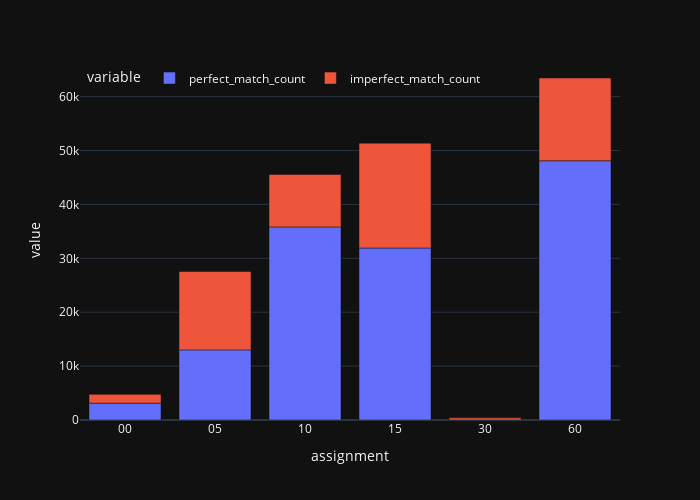

Notebook code cell kept with this figure:
### Code cell
import seaborn as sea
import matplotlib.pyplot as plt
import plotly.express as px
import plotly.graph_objects as go
fig = px.bar(grouped_df, x='assignment',
             y=['perfect_match_count',
                'imperfect_match_count',
                ])
fig.update_layout(height=500, width=700)
fig.update_layout(legend=dict(
    orientation='h',
    yanchor="top",
    y=0.99,
    xanchor="left",
    x=0.01
))
fig.show()

### Figure 1 — Plotly figure (JSON) as saved in the notebook; plotly's stock layout.template omitted (floating-point values rounded to 4 significant figures)
{"data": [{"alignmentgroup": "True", "hovertemplate": "variable=perfect_match_count<br>assignment=%{x}<br>value=%{y}<extra></extra>", "legendgroup": "perfect_match_count", "marker": {"color": "#636efa", "pattern": {"shape": ""}}, "name": "perfect_match_count", "offsetgroup": "perfect_match_count", "orientation": "v", "showlegend": true, "textposition": "auto", "type": "bar", "x": ["00", "05", "10", "15", "30", "60"], "xaxis": "x", "y": [3130, 13011, 35820, 31908, 0, 48094], "yaxis": "y"}, {"alignmentgroup": "True", "hovertemplate": "variable=imperfect_match_count<br>assignment=%{x}<br>value=%{y}<extra></extra>", "legendgroup": "imperfect_match_count", "marker": {"color": "#EF553B", "pattern": {"shape": ""}}, "name": "imperfect_match_count", "offsetgroup": "imperfect_match_count", "orientation": "v", "showlegend": true, "textposition": "auto", "type": "bar", "x": ["00", "05", "10", "15", "30", "60"], "xaxis": "x", "y": [1635, 14542, 9743, 19460, 395, 15362], "yaxis": "y"}], "layout": {"barmode": "relative", "height": 500, "legend": {"orientation": "h", "title": {"text": "variable"}, "tracegroupgap": 0, "x": 0.01, "xanchor": "left", "y": 0.99, "yanchor": "top"}, "margin": {"t": 60}, "width": 700, "xaxis": {"anchor": "y", "domain": [0.0, 1.0], "title": {"text": "assignment"}}, "yaxis": {"anchor": "x", "domain": [0.0, 1.0], "title": {"text": "value"}}}}
